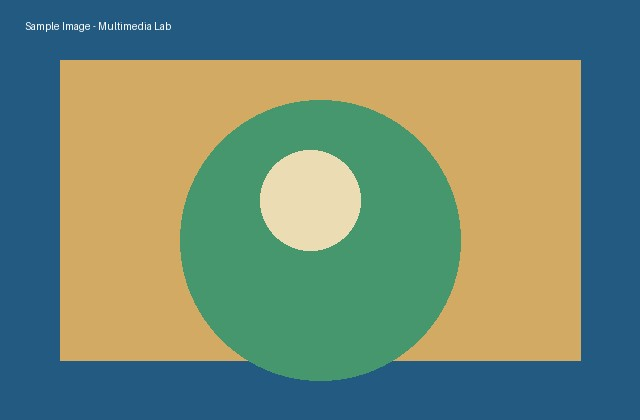
#> input picture sample.jpg, 640 x 420 px, found by its file name
$ python image_enhancement.py
#> lines starting #> are read from the running program, lines starting #| are printed output that depends on the picture
from pathlib import Path
import cv2
import matplotlib.pyplot as plt

ROOT = Path(__file__).resolve().parents[1]
source = ROOT / "inputs" / "sample.jpg"
out = ROOT / "outputs"
out.mkdir(exist_ok=True)

image = cv2.imread(str(source))
#> image is the input picture: shape (420, 640, 3); mean B, G, R 116.4, 135.1, 111.3
if image is None:
    raise FileNotFoundError(source)

brightness_contrast = cv2.convertScaleAbs(image, alpha=1.25, beta=25)
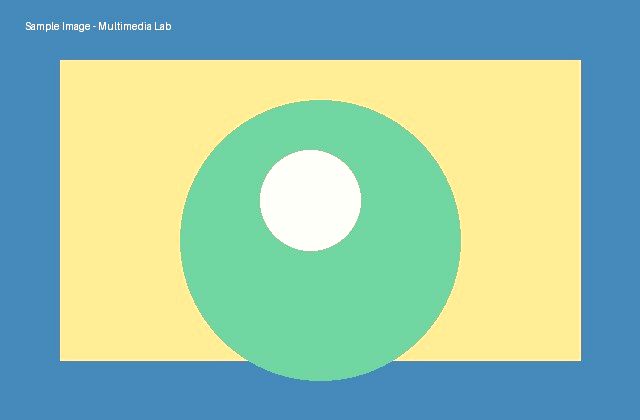
#> brightness_contrast: shape (420, 640, 3); mean B, G, R 170.2, 192.8, 150.8
lab = cv2.cvtColor(image, cv2.COLOR_BGR2LAB)
#> lab: shape (420, 640, 3); mean of channels 0, 1, 2 139.9, 121.4, 135.2
l, a, b = cv2.split(lab)
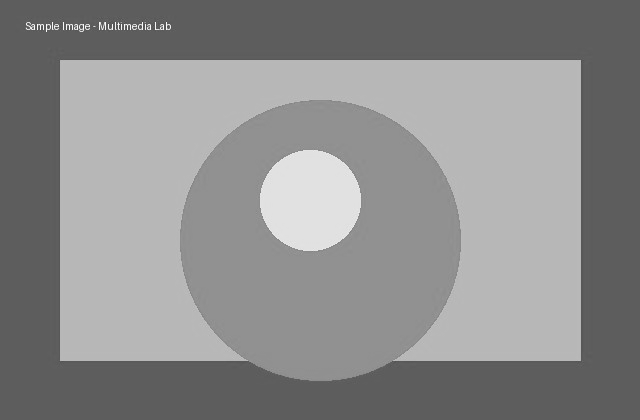
#> l: shape (420, 640); min 77, max 251, mean 139.9
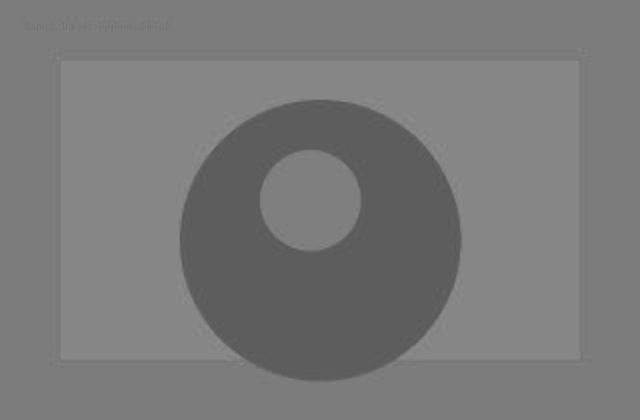
#> a: shape (420, 640); min 87, max 143, mean 121.4
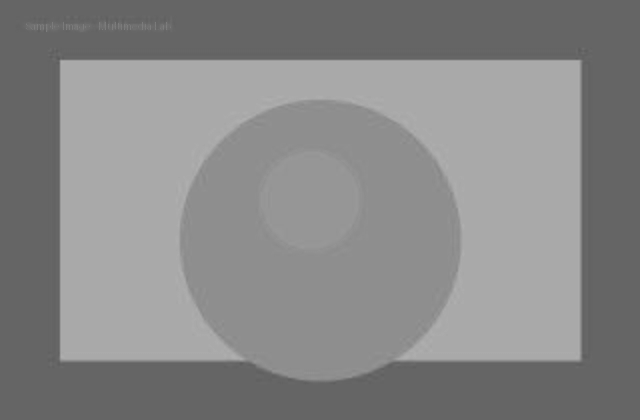
#> b: shape (420, 640); min 90, max 175, mean 135.2
clahe = cv2.createCLAHE(clipLimit=2.0, tileGridSize=(8, 8))
enhanced_lab = cv2.merge((clahe.apply(l), a, b))
#> enhanced_lab: shape (420, 640, 3); mean of channels 0, 1, 2 141.9, 121.4, 135.2
clahe_image = cv2.cvtColor(enhanced_lab, cv2.COLOR_LAB2BGR)
gray = cv2.cvtColor(image, cv2.COLOR_BGR2GRAY)
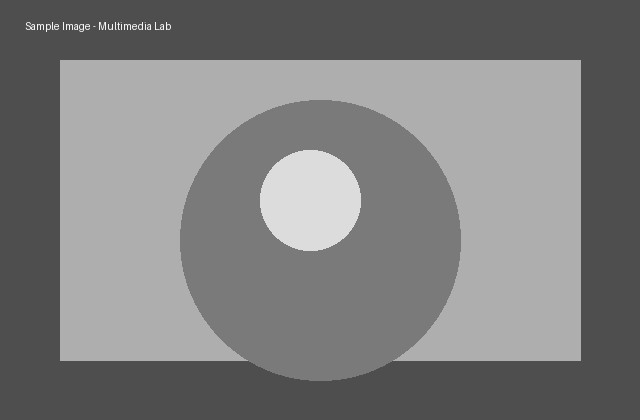
#> gray: shape (420, 640); min 65, max 249, mean 125.9
equalized = cv2.equalizeHist(gray)
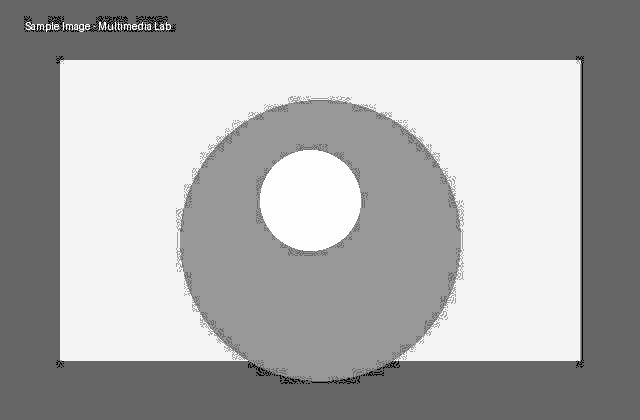
#> equalized: shape (420, 640); min 0, max 255, mean 166.7
kernel = __import__("numpy").array([[0, -1, 0], [-1, 5, -1], [0, -1, 0]])
sharpened = cv2.filter2D(image, -1, kernel)

cv2.imwrite(str(out / "brightness_contrast.jpg"), brightness_contrast)
cv2.imwrite(str(out / "clahe_enhanced.jpg"), clahe_image)
cv2.imwrite(str(out / "histogram_equalized.jpg"), equalized)
cv2.imwrite(str(out / "sharpened_image.jpg"), sharpened)
cv2.imwrite(str(out / "final_enhanced_image.jpg"), clahe_image)

comparison = cv2.cvtColor(cv2.hconcat([image, clahe_image]), cv2.COLOR_BGR2RGB)
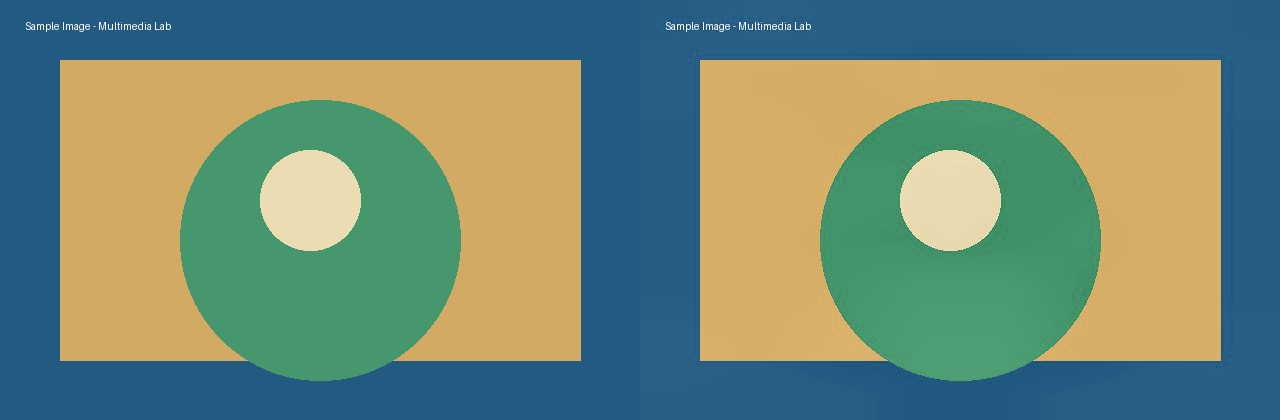
#> comparison: shape (420, 1280, 3); mean R, G, B 112.6, 136.2, 117.4
plt.figure(figsize=(12, 5))
plt.imshow(comparison)
plt.title("Original image | CLAHE enhanced image")
plt.axis("off")
plt.tight_layout()
plt.savefig(out / "before_after_comparison.jpg", dpi=150)
print(f"Enhancement outputs saved to: {out}")
